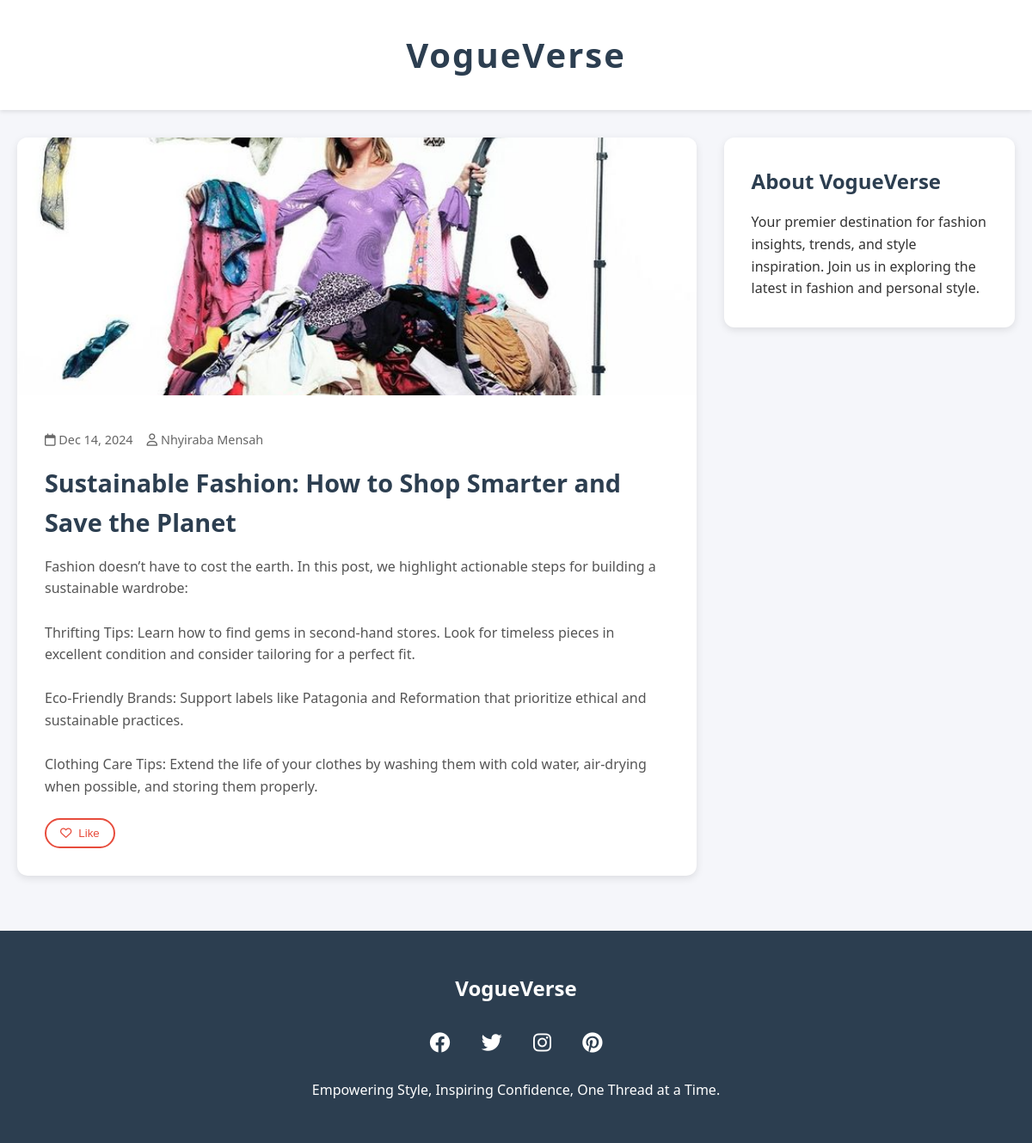
Screenshot of /view/blog.php?postid=8 with the database file from the repository.
### tables this page shows
CREATE TABLE `Posts` (
  `post_id` int(11) NOT NULL,
  `user_id` int(11) NOT NULL,
  `title` varchar(255) NOT NULL,
  `content` text NOT NULL,
  `created_at` timestamp NOT NULL DEFAULT current_timestamp(),
  `updated_at` timestamp NULL DEFAULT NULL ON UPDATE current_timestamp(),
  `status` enum('published','archived') DEFAULT 'published',
  `image_url` varchar(255) DEFAULT NULL
);

CREATE TABLE `Users` (
  `user_id` int(11) NOT NULL,
  `fname` varchar(50) NOT NULL,
  `lname` varchar(50) NOT NULL,
  `email` varchar(100) NOT NULL,
  `password` varchar(255) NOT NULL,
  `role` tinyint(4) DEFAULT 2,
  `created_at` timestamp NOT NULL DEFAULT current_timestamp(),
  `updated_at` timestamp NOT NULL DEFAULT current_timestamp(),
  `gender` varchar(10) NOT NULL,
  `dob` date NOT NULL,
  `phone` varchar(15) NOT NULL
);

### view/blog.php (the view, shortened to what this page needs)
<!DOCTYPE html>
<html lang="en">
<head>
    <link rel="stylesheet" href="../layout/styles/blogstyle.css">
    <link rel="stylesheet" href="https://cdnjs.cloudflare.com/ajax/libs/font-awesome/6.0.0/css/all.min.css">
</head>
<body>
    <header class="header">
        <h1>VogueVerse</h1>
    </header>
    <div class="main-container">
        <main class="blog-posts">
            <?php
            require_once('../settings/connection.php');
            if (isset($_GET['postid'])) {
                $postid = mysqli_real_escape_string($con, $_GET['postid']);
                $query = "SELECT p.*, u.fname, u.lname
                         FROM Posts p
                         LEFT JOIN Users u ON p.user_id = u.user_id
                         WHERE p.post_id = '$postid'";
                $result = mysqli_query($con, $query);
                if ($post = mysqli_fetch_assoc($result)) {
                    ?>
                    <article class="post-card">
                        <?php if ($post['image_url']): ?>
                            <img src="<?php echo htmlspecialchars("../" . $post['image_url']); ?>" alt="Post Image" class="post-image">
                        <?php endif; ?>
                        <div class="post-content">
                            <div class="post-meta">
                                <span><i class="far fa-calendar"></i> <?php echo date('M d, Y', strtotime($post['created_at'])); ?></span>
                                <span><i class="far fa-user"></i> <?php echo htmlspecialchars($post['fname'].' '. $post['lname'] ?? 'Anonymous'); ?></span>
                            </div>
                            <h2 class="post-title"><?php echo htmlspecialchars($post['title']); ?></h2>
                            <div class="post-text">
                                <?php echo nl2br(htmlspecialchars($post['content'])); ?>
                            </div>
                            <button onclick="likePost(<?php echo $post['post_id']; ?>)" class="like-button">
                                <i class="far fa-heart"></i> Like
                            </button>
                        </div>
                    </article>
                    <?php
                }
            }
            ?>
        </main>
        <aside class="sidebar">
            <h3 class="sidebar-title">About VogueVerse</h3>
            <p>Your premier destination for fashion insights, trends, and style inspiration. Join us in exploring the latest in fashion and personal style.</p>
        </aside>
    </div>
    <footer class="footer">
        <h2>VogueVerse</h2>
        <div class="social-links">
            <a href="#"><i class="fab fa-facebook"></i></a>
            <a href="#"><i class="fab fa-twitter"></i></a>
            <a href="#"><i class="fab fa-instagram"></i></a>
            <a href="#"><i class="fab fa-pinterest"></i></a>
        </div>
        <p>Empowering Style, Inspiring Confidence, One Thread at a Time.</p>
    </footer>
</body>
</html>

### layout/styles/blogstyle.css (style rules this page uses)
* { box-sizing: border-box; margin: 0; padding: 0; }
body { font-family: 'Segoe UI', Arial, sans-serif; line-height: 1.6; background: #f5f5f5; color: #333; }
.header { padding: 2rem; background: #2c3e50; color: white; box-shadow: 0 2px 5px rgba(0,0,0,0.1); }
.header h1 { font-size: 2.5rem; font-weight: 700; text-align: center; }
.sidebar { background: white; border-radius: 10px; padding: 1.5rem; box-shadow: 0 2px 15px rgba(0,0,0,0.1); }
.sidebar-title { font-size: 1.2rem; margin-bottom: 1rem; color: #2c3e50; }
.footer { background: #2c3e50; color: white; padding: 2rem; text-align: center; margin-top: 3rem; }
a { color: #2c3e50; text-decoration: none; transition: color 0.3s ease; }
.like-button { background: #e74c3c; color: white; border: none; padding: 0.5rem 1rem; border-radius: 20px; cursor: pointer; transition: background-color 0.3s ease; display: inline-flex; align-items: center; gap: 0.5rem; }
.social-links { margin: 1rem 0; }
.social-links a { color: white; margin: 0 0.5rem; font-size: 1.5rem; transition: opacity 0.3s ease; }

### view/blog.php (style rules this page uses)
:root { --primary-color: #2c3e50; --accent-color: #e74c3c; --text-color: #333; --light-gray: #f5f6fa; --white: #ffffff; }
* { margin: 0; padding: 0; box-sizing: border-box; }
body { font-family: 'Segoe UI', Tahoma, Geneva, Verdana, sans-serif; line-height: 1.6; color: var(--text-color); background-color: var(--light-gray); }
.header { background-color: var(--white); padding: 2rem 0; box-shadow: 0 2px 5px rgba(0,0,0,0.1); position: sticky; top: 0; z-index: 1000; }
.header h1 { text-align: center; color: var(--primary-color); font-size: 2.5rem; font-weight: 700; letter-spacing: 2px; }
.main-container { max-width: 1200px; margin: 2rem auto; padding: 0 20px; display: grid; grid-template-columns: 7fr 3fr; gap: 2rem; }
.blog-posts { display: grid; gap: 2rem; }
.post-card { background: var(--white); border-radius: 12px; overflow: hidden; box-shadow: 0 3px 10px rgba(0,0,0,0.1); transition: transform 0.3s ease; }
.post-image { width: 100%; height: 300px; object-fit: cover; }
.post-content { padding: 2rem; }
.post-meta { display: flex; gap: 1rem; color: #666; font-size: 0.9rem; margin-bottom: 1rem; }
.post-title { font-size: 1.8rem; color: var(--primary-color); margin-bottom: 1rem; }
.post-text { color: #555; margin-bottom: 1.5rem; }
.like-button { background: transparent; border: 2px solid var(--accent-color); color: var(--accent-color); padding: 0.5rem 1rem; border-radius: 25px; cursor: pointer; transition: all 0.3s ease; }
.sidebar { background: var(--white); border-radius: 12px; padding: 2rem; position: sticky; top: 100px; height: fit-content; box-shadow: 0 3px 10px rgba(0,0,0,0.1); }
.sidebar-title { color: var(--primary-color); margin-bottom: 1rem; font-size: 1.5rem; }
.footer { background: var(--primary-color); color: var(--white); padding: 3rem 0; text-align: center; margin-top: 4rem; }
.social-links { margin: 1.5rem 0; }
.social-links a { color: var(--white); margin: 0 1rem; font-size: 1.5rem; transition: color 0.3s ease; }

### rows the page displays
posts: image_url (picture), created_at "Dec 14, 2024", user.lname "Nhyiraba Mensah", title "Sustainable Fashion: How to Shop Smarter and Save the Planet", content "Fashion doesn’t have to cost the earth. In this post, we highlight actionable steps for building a sustainable wardrobe: Thrifting Tips: Learn how to find gems in second-hand stores. Look for timeless pieces in excellent condition and consider tailoring for a perfect fit. Eco-Friendly Brands: Support labels like Patagonia and Reformation that prioritize ethical and sustainable practices. Clothing Care Tips: Extend the life of your clothes by washing them with cold water, air-drying when possible, and storing them properly."
